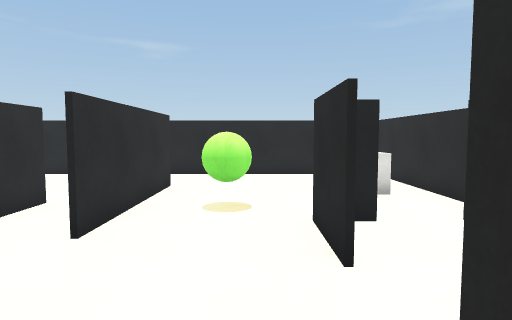
[1] (above)

20 first-person views from a walk through a Unity game level. The camera is 1.4 m above the floor, tilts 4° down and sees 75° across. The floor is counted in squares, 1 m on a side. Each view is taken from the middle of a square. On the plan, view 1 faces up. The plan holds only what a view shows up to about 15 squares ahead; the rest is blank. Surface patterns are stand-ins for the level's own textures.

[2]
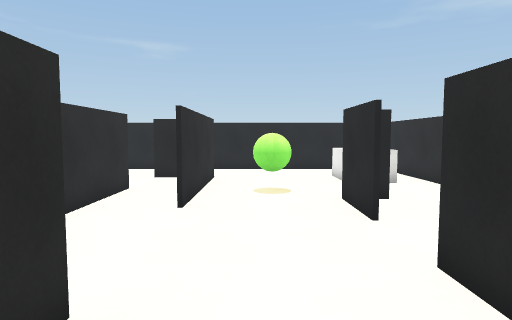

[3]
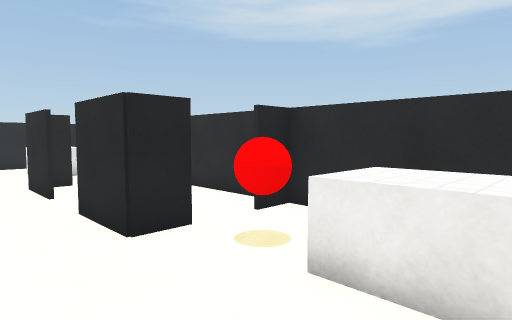

[4]
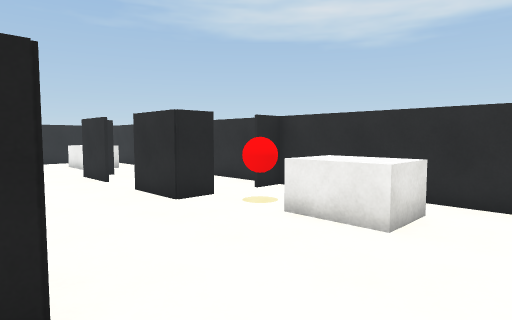

[5]
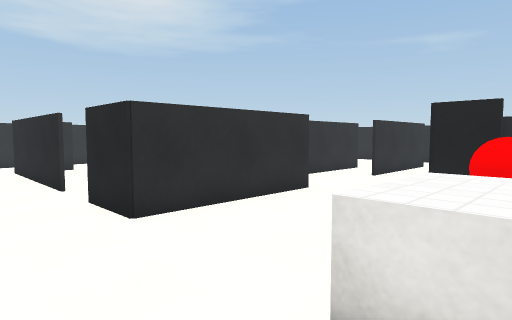

[6]
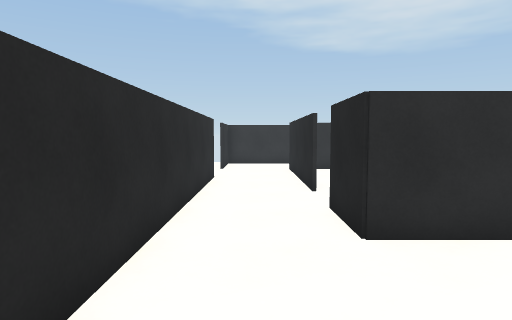

[7]
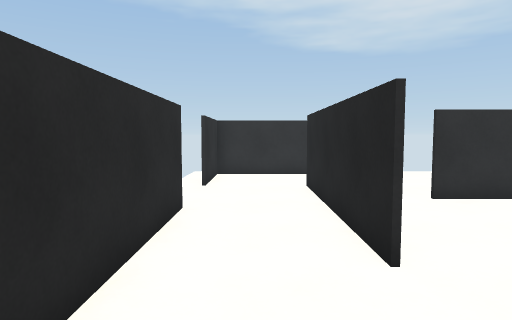

[8]
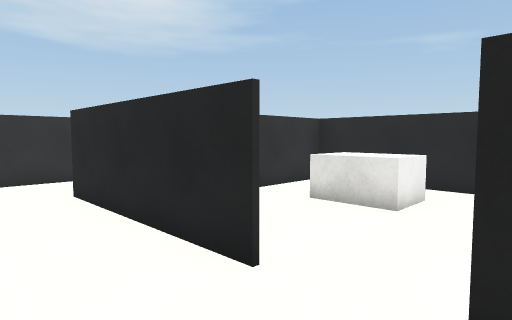

[9]
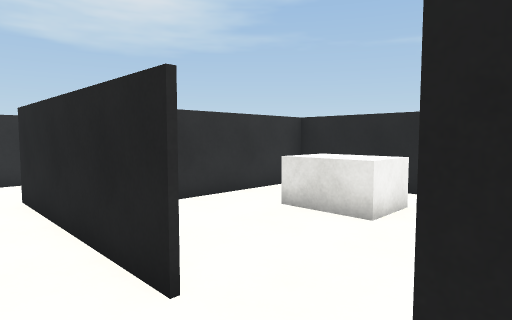

[10]
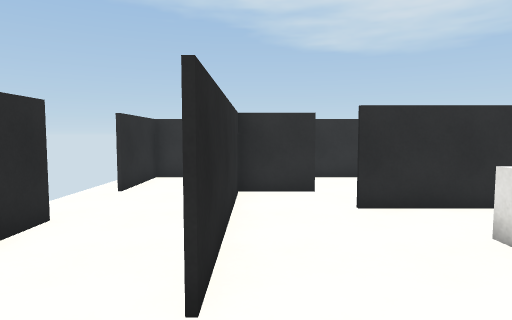

[11]
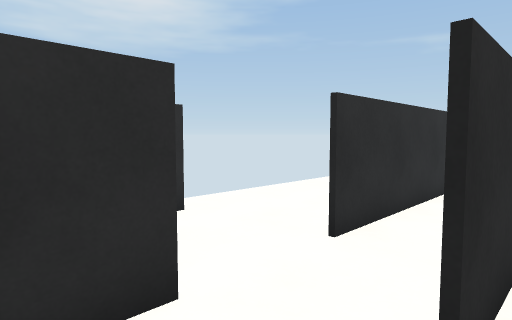

[12]
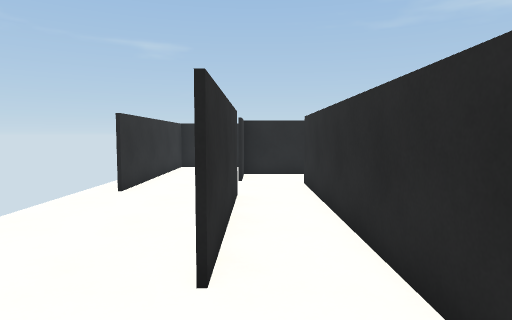

[13]
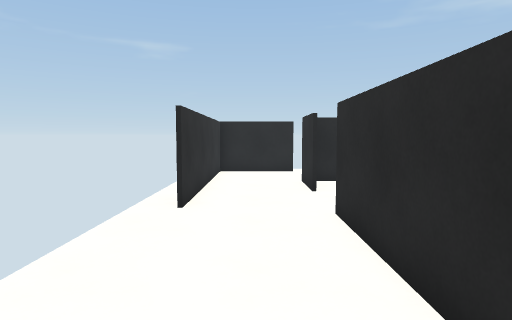

[14]
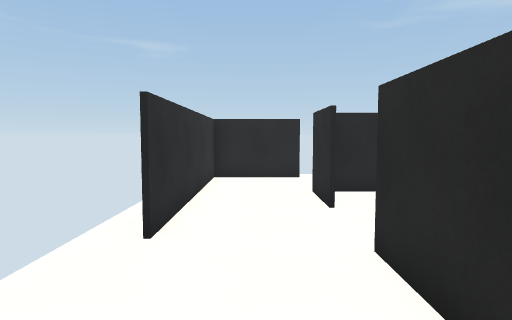

[15]
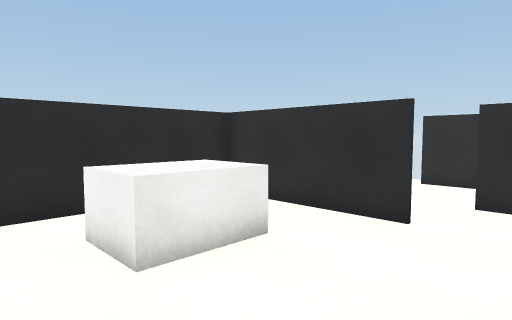

[16]
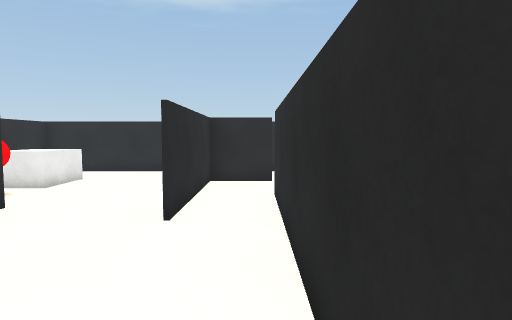

[17]
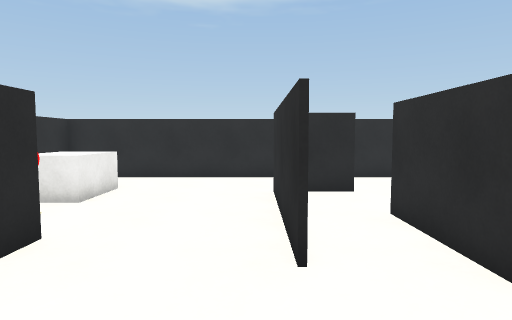

[18]
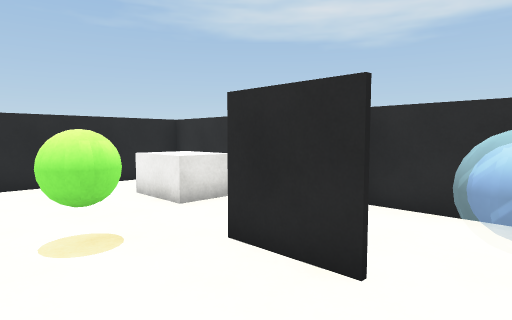

[19]
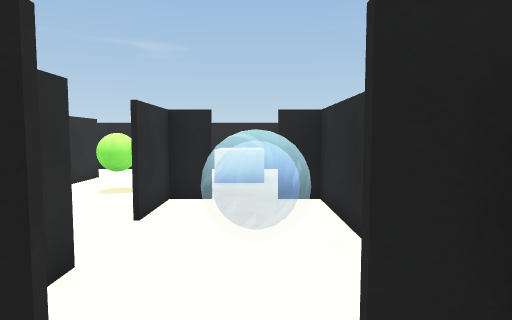

[20]
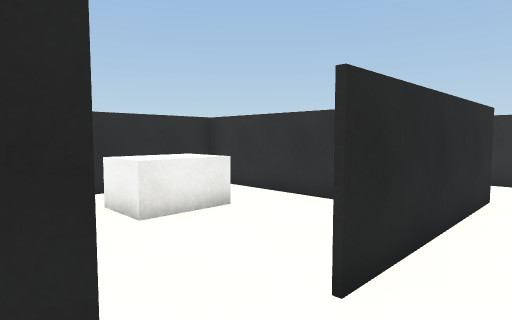

### Floor plan
Points are (right, up) in squares from view 1. A wall is a line through its corners. A room is listed if a view was taken in it or the views show most of it. See-through windows are left out.
Room 1 (views 1, 2, 3, 5, 6, 17, 18, 19)
walls: (1, 3.4) (1, 5.5); (-2.4, 0.5) (-2.4, -4.5); (2.1, -0.6) (1, -0.6) (1, 1.5); (-4.5, 4.5) (-4.5, 0.5); (4.5, 7) (4.5, 12.4) (-2.4, 12.4); (-2.4, 9.5) (-2.4, 4.5); (-2.5, -7.4) (4.5, -7.4) (4.5, -0.6)
ways out: opening at (-3.5, -6.5) to room 2; opening at (-4, 0) to room 3; opening at (-3.5, 10.5) to room 4; opening at (-4, 5.5) to room 5; opening at (1, 2.5) to room 6; opening at (3, -1) to room 6; opening at (3, 6) to room 6
objects: other object (-1, 7); other object (2, -5) to (3, -3); other object (2, -2); other object (2, 8) to (3, 10)
Room 2 (views 4, 7, 8, 9, 12, 13, 14)
walls: (-12.4, -2.4) (-12.4, -3.5); (-10.5, -1.2) (-10.5, 7); (-12.5, 0.8) (-12.5, 5); (-12.4, -4.4) (-11.4, -4.4); (-15.4, -0.4) (-15.4, -2); (-15.4, -3.6) (-15.4, -7.4) (-12.5, -7.4); (-12.4, 5) (-12.4, 0); (-6.4, -4.5) (-12.5, -4.5); (-9.5, -7.4) (-2.5, -7.4); (-12.5, 7.5) (-12.5, 9.6); (-12.4, 8.9) (-12.4, 7.5); (-2.4, -4.5) (-4.5, -4.5); (-10.1, 9.4) (-12.5, 9.4); (-15.4, 9.4) (-15.4, 5.5)
ways out: opening at (-3.5, -6.5) to room 1; opening at (-11, -3) to room 3; opening at (-5.5, -5) to room 3; opening at (-11, 7.5) to room 5; opening at (-14.5, 8.5) to room 7
Room 3 (views 10, 11)
walls: (-4.6, -4.4) (-2.6, -4.4) (-2.6, 0.5); (-4.5, 0.5) (-4.5, -2); (-5.9, 2.5) (-10.5, 2.5); (-11.4, -4.4) (-6.5, -4.4); (-10.5, 1.9) (-10.5, -2); (-12.4, -3.5) (-12.4, -4.4)
ways out: opening at (-4, 0) to room 1; opening at (-11, -3) to room 2; opening at (-5.5, -5) to room 2
objects: other object (-8, -1) to (-7, 1)
Room 4 (views 15, 20)
walls: (-5.4, 12.4) (-8, 12.4); (-4.6, 9.6) (-4.1, 9.6); (-2.4, 12.4) (-3.9, 12.4); (-12.5, 9.6) (-6.5, 9.6)
ways out: opening at (-3.5, 10.5) to room 1; opening at (-5.5, 9) to room 5; opening at (-13, 10.5) to room 7
Room 5 (view 16)
walls: (-4.5, 7) (-4.5, 4.5); (-10.5, 7.1) (-10.5, 1.9); (-3.6, 9.4) (-4.5, 9.4); (-10.5, 2.6) (-5.8, 2.6)
ways out: opening at (-4, 5.5) to room 1; opening at (-11, 7.5) to room 2; opening at (-5.5, 9) to room 4
objects: other object (-8, 4) to (-7, 6)
Room 6 (no view inside)
walls: (1.1, 1.5) (1.1, 1); (4.5, 3.4) (4.5, 5.4); (4.5, 0.5) (4.5, 1.5); (2.1, 5.4) (1.1, 5.4) (1.1, 3.5)
ways out: opening at (1, 2.5) to room 1; opening at (3, -1) to room 1; opening at (3, 6) to room 1
Room 7 (no view inside)
walls: (-12.4, 12.4) (-15.4, 12.4) (-15.4, 9.4)
ways out: opening at (-14.5, 8.5) to room 2; opening at (-13, 10.5) to room 4

Positions as (right, up) in squares from view 1, and headings:
1: (0, 0), facing up
2: (-1, -2), facing up
3: (-1, -5), facing up-right
4: (-3, -7), facing up-right
5: (3, -7), facing up-left
6: (2, -6), facing left
7: (-3, -6), facing left
8: (-4, -7), facing up-left
9: (-4, -6), facing up-left
10: (-4, -4), facing left
11: (-10, -4), facing up-left
12: (-12, -3), facing up
13: (-14, -1), facing up
14: (-14, 1), facing up
15: (-5, 9), facing down-left
16: (-4, 6), facing down
17: (-2, 4), facing down
18: (-2, 2), facing up-right
19: (3, -2), facing up
20: (-4, 11), facing down-left
